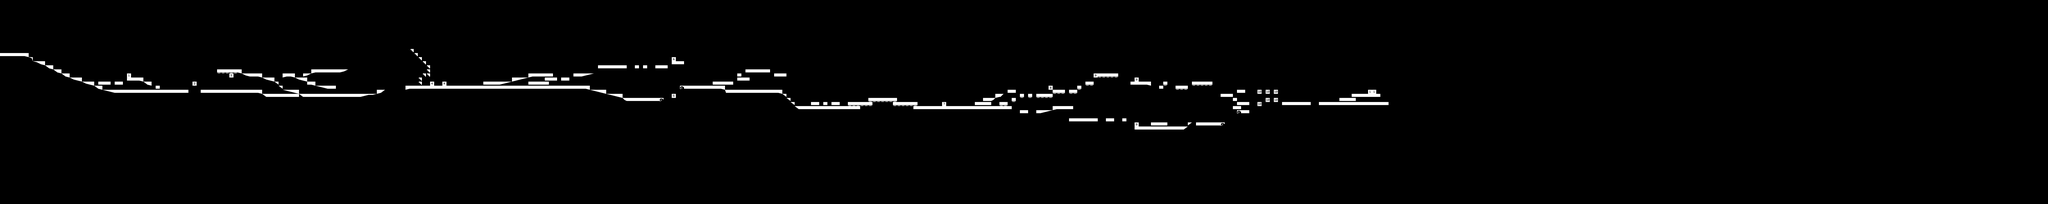

This is a level from a 2D game, rendered from its Tiled map with the project's own tilesets. A one-line summary and the map file follow, with tile-layer data summarised:
An orthogonal 500x50 tile map with 32x32 px tiles, 1 tile layer (Tile Layer 1) and 5 objects.

<map version="1.0" orientation="orthogonal" width="500" height="50" tilewidth="32" tileheight="32">
 <tileset firstgid="1" name="2D tiles all newest" tilewidth="32" tileheight="32">
  <image source="2D tiles all newest.png" width="320" height="192" />
 </tileset>
 <layer name="Tile Layer 1" width="500" height="50">
  <data>[25000 cells, 638 non-empty, 36 distinct tile ids]</data>
 </layer>
 <objectgroup name="DefaultEnemy" width="500" height="50">
  <object x="697" y="469" width="34" height="30">
   <ellipse />
  </object>
  <object x="1057" y="461" width="38" height="22">
   <ellipse />
  </object>
  <object x="1232" y="602" width="32" height="35">
   <ellipse />
  </object>
  <object x="1544" y="494" width="30" height="31">
   <ellipse />
  </object>
  <object x="1828" y="426" width="23" height="22">
   <ellipse />
  </object>
 </objectgroup>
</map>